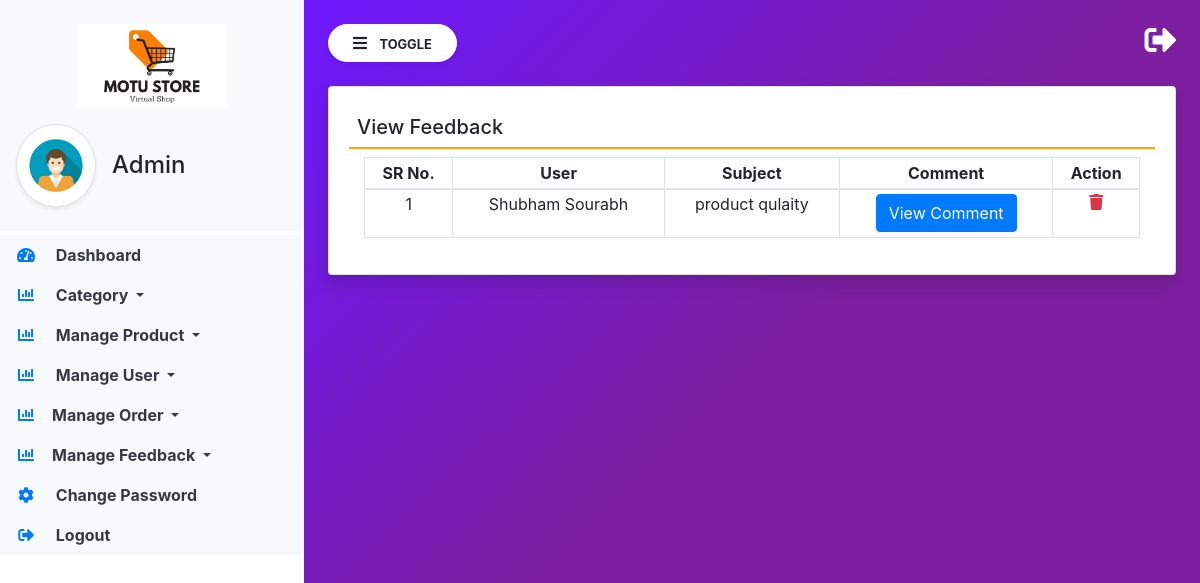
The app's page /manage_feedback?action=1 with its own data.
### app/models.py (models this page shows, shortened)
class Feedback(models.Model):
    user = models.ForeignKey(User, on_delete=models.CASCADE)
    subject = models.CharField(max_length=20,null=True,blank=True)
    message = models.TextField(null=True,blank=True)
    status = models.IntegerField(choices=choice,default=2)
    created = models.DateField(auto_now_add=True)
    updated= models.DateField(auto_now=True)

### app/views.py (the view)
# urls.py: path('manage_feedback',views.manage_feedback,name='manage_feedback'),
def manage_feedback(request):
    action = request.GET.get('action',0)
    feedback = Feedback.objects.filter(status=int(action))
    param = {"feedback":feedback}
    return render(request,'manage_feedback.html',param)

### app/TEMPLATES/manage_feedback.html (shortened to what this page needs)
{% extends 'admin_dashboard.html' %}
{% block body  %}
<div class="card shadow">
    <div class="card-body">
        <h5 class="p-2" style="border-bottom: 2px solid orange;">View Feedback</h5>
        <div class="container">
            <table class="table table-bordered table-sm">
                <thead>
                    <tr>
                        <th scope="col" class="text-center">SR No.</th>
                        <th scope="col" class="text-center">User</th>
                        <th scope="col" class="text-center">Subject</th>
                        <th scope="col" class="text-center">Comment</th>
                        <th scope="col" class="text-center">Action</th>
                    </tr>
                </thead>
                <tbody>
                    {% for i in feedback %}
                    <tr>
                        <td scope="col" class="text-center">{{forloop.counter}}</td>
                        <td scope="col" class="text-center">{{i.user.first_name}} {{i.user.last_name}}</td>
                        <td scope="col" class="text-center">{{i.subject}} </td>
                        <td scope="col" class="text-center">
                            <button type="button" class="btn btn-primary" data-toggle="modal" data-target="#exampleModal-{{forloop.counter}}">
                              View Comment
                            </button>
                        </td>
                        <td scope="col" class="text-center"><a href="delete_feedback?id={{i.id}}">
                            <i class="fas fa-trash text-danger"></i>
                        </a></td>
                    </tr>
                    {% endfor %}
                </tbody>
            </table>
        </div>
    </div>
</div>
{% endblock %}

### app/static/css/app.css (style rules this page uses)
body { background-image: linear-gradient( 135.9deg, rgba(109, 25, 252, 1) 16.4%, rgba(125, 31, 160, 1) 56.1% ); min-height: 100vh; }

### records on screen
Feedback: user.first_name "Shubham", user.last_name "Sourabh", subject "product qulaity"
